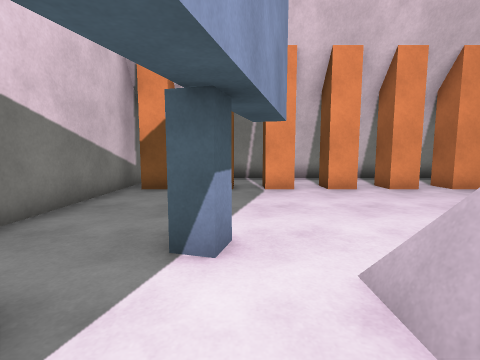
View 1 (above)

18 first-person views from a walk through a 3-D level made in the Unity game engine. The camera is 1.2 m above the floor, tilts 6° down and sees 85° across. The floor is counted in squares, 1 m on a side. Each view is taken from the middle of a square. On the plan, view 1 faces up. The plan holds only what a view shows up to about 12 squares ahead; the rest is blank. The place goes on beyond the plan. The player is left out. Some surface patterns are stand-ins.

View 2
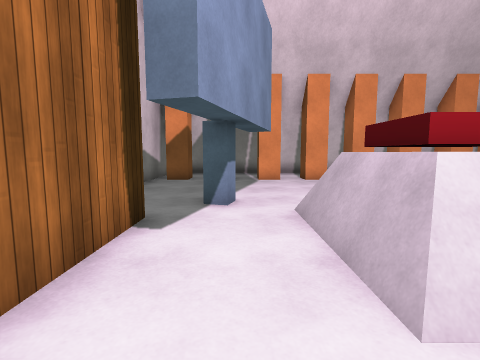

View 3
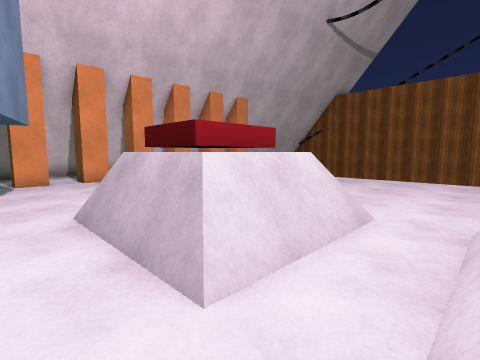

View 4
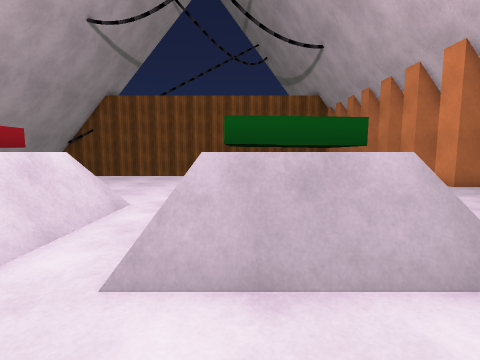

View 5
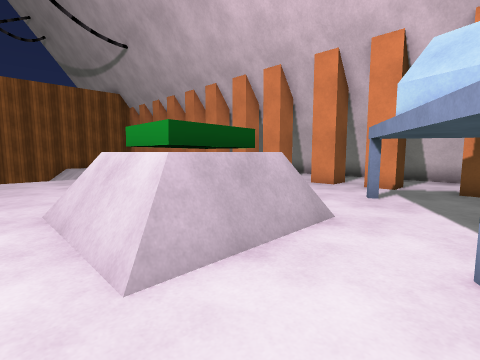

View 6
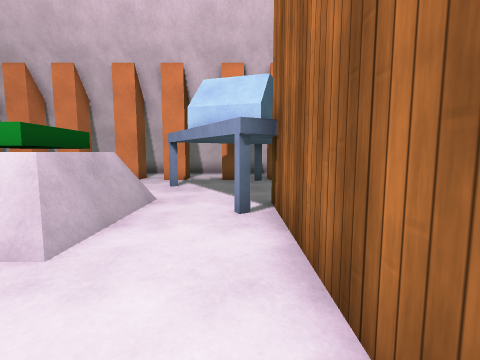

View 7
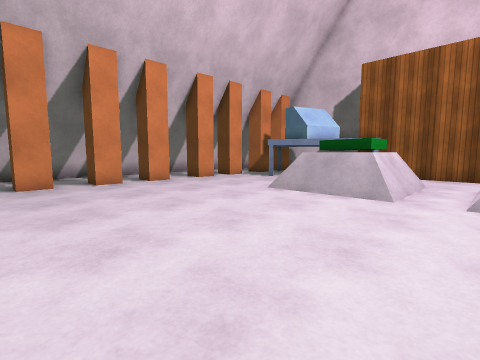

View 8
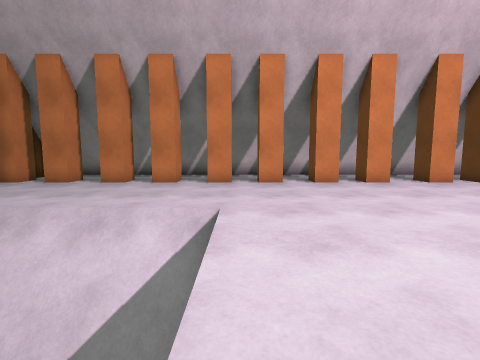

View 9
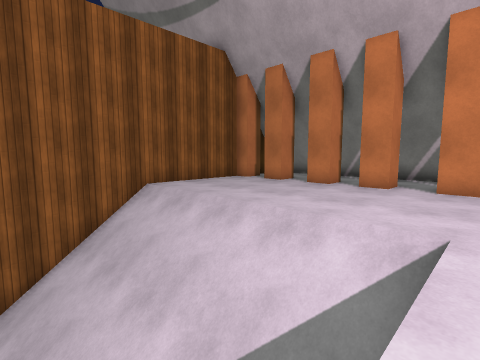

View 10
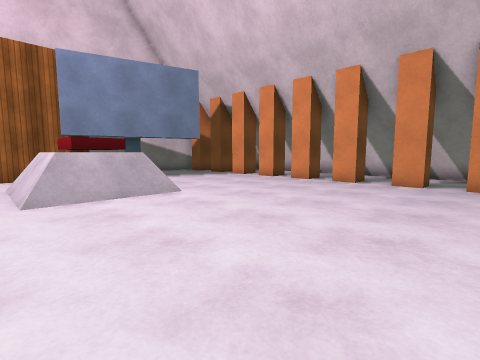

View 11
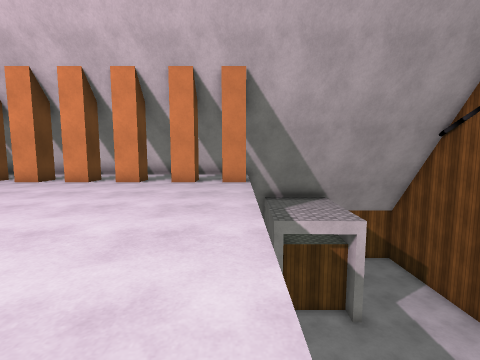

View 12
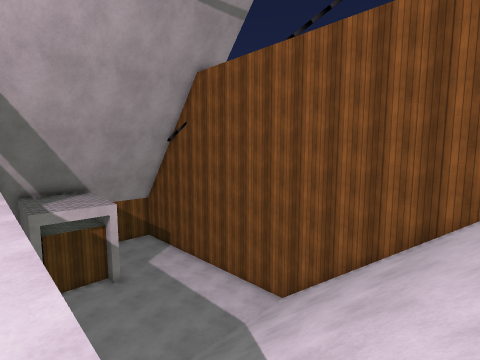

View 13
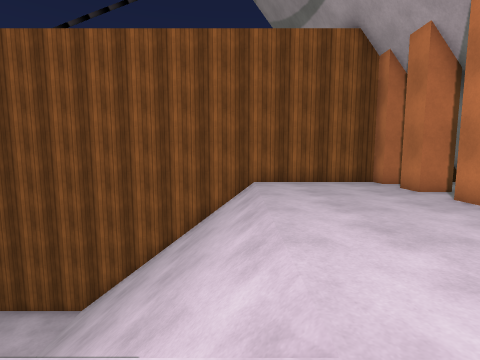

View 14
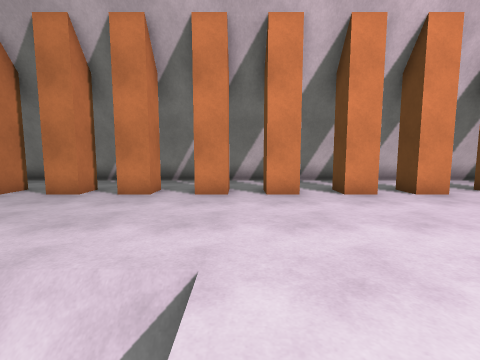

View 15
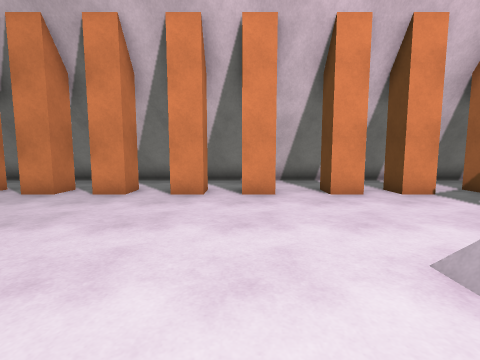

View 16
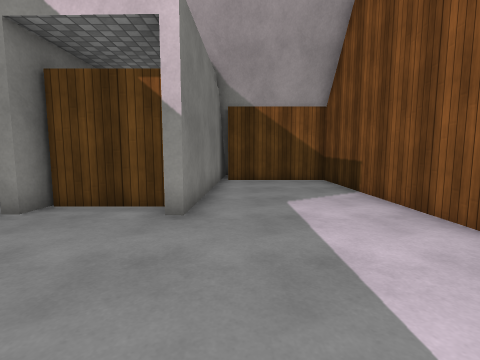

View 17
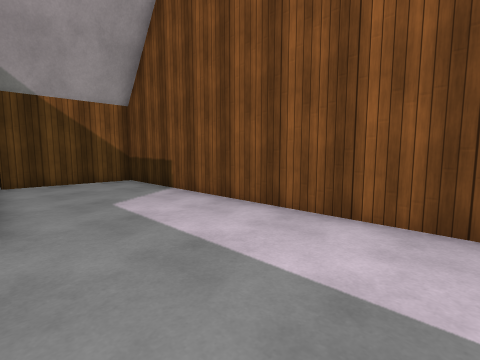

View 18
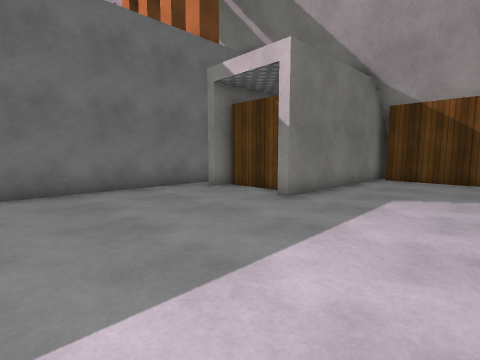

### Floor plan
Key: @ floor where view 1 was taken; # wall or solid block; x gap in a wall; . main floor; - floor 5.75 m lower than the main floor; / step, stairs or slope; = window, fence, low wall or low ledge; ^ raised ledge.
Columns run from 4 left of view 1 to 22 right of it. Each row starts with its distance up from view 1.
 15                      ######
 14                      #----#
 13                      #----#
 12            ######  ###----#
 11                      #----#
 10                      #----#
  9 ######################----#
  8 #.. .............##--#----#
  7 #.. .............---------#
  6 #................---------#
  5 #................---------#
  4 #................---------#
  3  ..#.............---------#
  2   #..=###=.......---------#
  1   #..=^ ^=.......   ------#
  0   #.@=^^^=.......   //////#
 -1   #..=###=.......   //////#
 -2   #..............   //////#
 -3   #..=##==.......  ///////#
 -4   #..=^^^=......./////////#
 -5   ##.=^^^=......./////////#
 -6   ###.###=......./////////#
 -7     #.....................#
 -8     ##....................#
 -9      #....................#
-10       ....................#
-11   # ......................#
-12   ##..#.#.#xxxx#x#.#.#.#x##
-13    .....................
-14   ########################

Where each view was taken, in squares from view 1:
view 1: 0 up, 0 right, facing up
view 2: 3 down, 0 right, facing up
view 3: 3 down, 0 right, facing up-right
view 4: 4 down, 1 left, facing right
view 5: 2 down, 1 left, facing down-right
view 6: 0 up, 1 left, facing down
view 7: 1 down, 12 right, facing down-left
view 8: 1 down, 12 right, facing down
view 9: 2 down, 12 right, facing down-right
view 10: 2 down, 12 right, facing up-left
view 11: 2 down, 12 right, facing up
view 12: 6 down, 12 right, facing up-right
view 13: 6 down, 11 right, facing right
view 14: 4 down, 12 right, facing down
view 15: 4 down, 7 right, facing down
view 16: 3 up, 18 right, facing up
view 17: 3 up, 17 right, facing up-right
view 18: 2 up, 21 right, facing up-left
